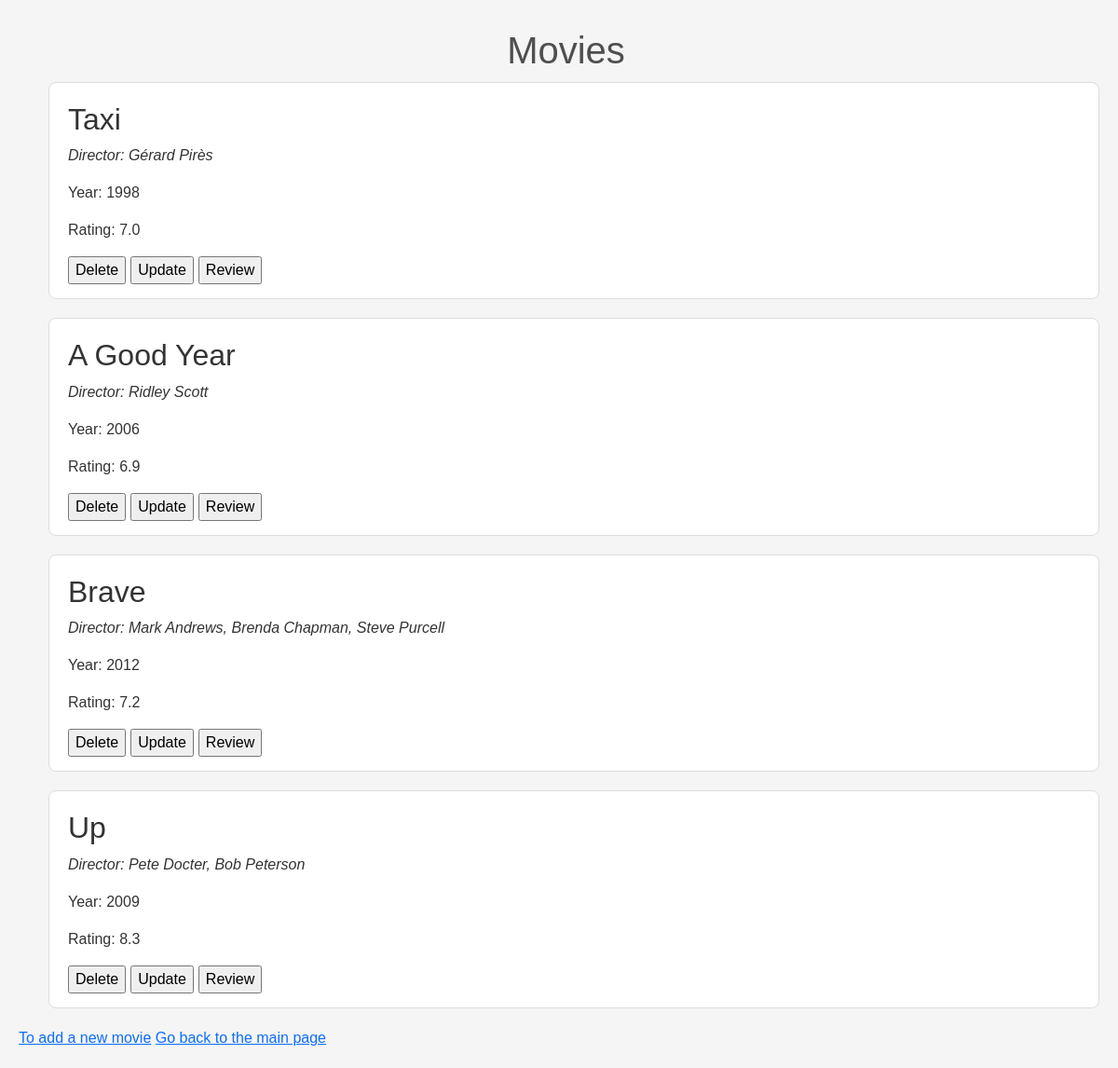
Page /users/1 on the committed database.
### datamanager/data_models.py (models this page shows)
class Movie(db.Model):
    movie_id = db.Column(db.Integer, primary_key=True, autoincrement=True)
    user = db.Column(db.Integer, db.ForeignKey('user.user_id'))
    title = db.Column(db.String)
    director = db.Column(db.String)
    year = db.Column(db.Integer)
    rating = db.Column(db.Float)

### app.py (the view)
@app.route('/users/<user_id>')
def list_user_movies(user_id):
    try:
        movies_list = data_manager.get_user_movies(user_id)
        return render_template('movies.html', movies=movies_list, user_id=user_id)
    except TypeError:
        return "User with this id doesn't exist"

### datamanager/sqlite_data_manager.py (called while the page is built)
    def get_user_movies(self, user_id):
        movies = self.db.session.execute(self.db.select(Movie).filter(Movie.user == user_id)).all()
        return movies

### templates/movies.html (shortened to what this page needs)
<html>
    <head>
        <link href="https://cdn.jsdelivr.net/npm/bootstrap@5.3.1/dist/css/bootstrap.min.css"
        rel="stylesheet"
>
        <link rel="stylesheet" href="{{ url_for('static', filename='style.css') }}">
    </head>
    <body>
        <h1 class="h1"> Movies </h1>
        <ul>
            {% for movie in movies %}
                <div class="movie">
                    <h2>{{ movie.0.title }}</h2>
                    <p><em>Director: {{ movie.0.director }}</em></p>
                    <p>Year: {{ movie.0.year }}</p>
                    <p>Rating: {{ movie.0.rating }}</p>
                    <form action="/users/{{ user_id }}/delete_movie/{{ movie.0.movie_id }}">
                    <input type="submit" value="Delete" style="float:left; margin-right:5px"></form>
                    <form action="/users/{{ user_id }}/update_movie/{{ movie.0.movie_id }}">
                    <input type="submit" value="Update" style="float:left; margin-right:5px"></form>
                    <form action="/users/{{ user_id }}/movie_review/{{ movie.0.movie_id }}">
                    <input type="submit" value="Review" style="float:left; margin-right:5px"></form>
                </div>
            {% endfor %}
        </ul>
        <a href="{{ url_for('add_movie', user_id=user_id) }}">To add a new movie</a>
        <a href="{{ url_for('list_users') }}">Go back to the main page</a>
    </body>
</html>

### static/style.css (style rules this page uses)
body { font-family: Arial, sans-serif; background-color: #F5F5F5; padding: 20px; color: #333; }
.h1 { margin: 10px; margin-left: 25px; text-align: center; color: #4F4F4F; }
.movie { list-style-type: none; background-color: #FFF; border: 1px solid #DDD; padding: 20px; padding-bottom: 45px; margin-bottom: 20px; border-radius: 8px; }

### rows in the picture
Movie: title "Taxi", director "Gérard Pirès", year "1998", rating "7.0"
Movie: title "A Good Year", director "Ridley Scott", year "2006", rating "6.9"
Movie: title "Brave", director "Mark Andrews, Brenda Chapman, Steve Purcell", year "2012", rating "7.2"
Movie: title "Up", director "Pete Docter, Bob Peterson", year "2009", rating "8.3"
